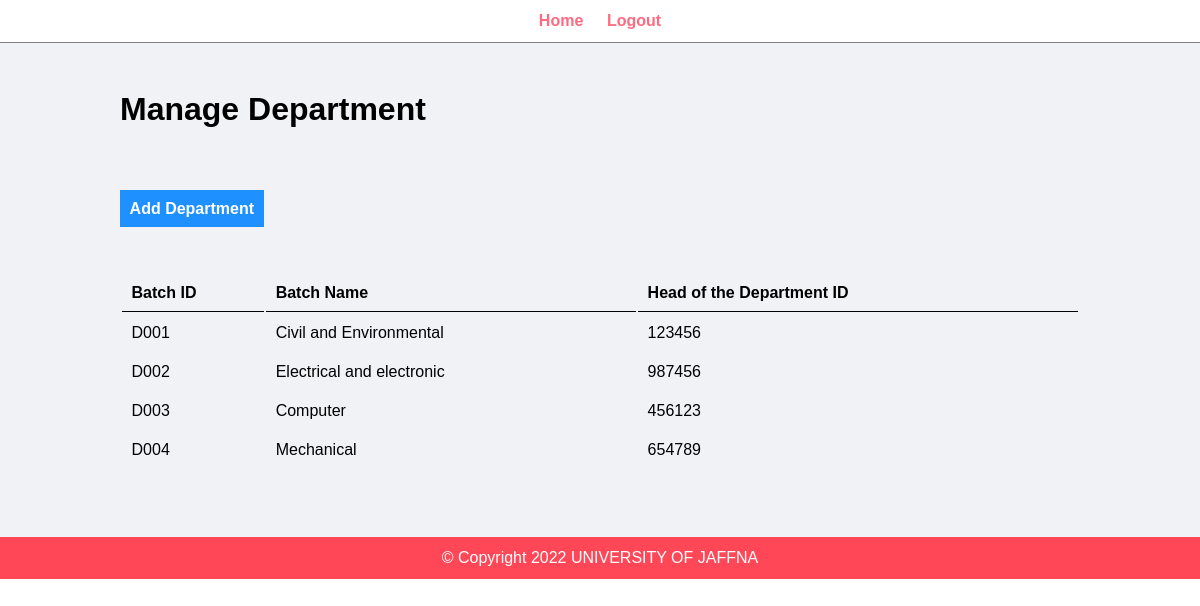
Page /admin/manage-department.php (signed in) on the committed database.
### tables this page shows
CREATE TABLE `department` (
  `DepartmentName` varchar(150) NOT NULL,
  `DepartmentCode` varchar(50) NOT NULL,
  `HOD_ID` varchar(50) NOT NULL
);

### admin/manage-department.php (the view, shortened to what this page needs)
<?php include('partials/menu.php'); ?>
<div class="main-content">
    <div class="wrapper">
    <h1>Manage Department</h1>
    <br  />
             <br><br><br>
    <a href="add-department.php" class="btn-primary">Add Department</a>
    <br  />
<table class="tbl-full">
    <tr>
            <th>Batch ID</th>
            <th>Batch Name</th>
            <th>Head of the Department ID</th>
        <br  />
</tr>
<br  /><br  />
<?php
    $sql ="SELECT * FROM department";
    $res=mysqli_query($conn,$sql);
    if($res==TRUE){
        $count =mysqli_num_rows($res);
        if($count>0)
        {
            while($rows=mysqli_fetch_assoc($res))
            {
                $code = $rows['DepartmentCode'];
                $name = $rows['DepartmentName'];
                $HOD = $rows['HOD_ID'];
                ?>
                <tr>
                    <td><?php echo $code; ?> </td>
                    <td><?php echo $name; ?></td>
                    <td><?php echo $HOD; ?></td>
            </tr>
                <?php
            }
        }
        else{
        }
    }
?>
</table>
<br  />
</div>
</div>
<?php include('partials/footer.php'); ?>

### admin/admin.css (style rules this page uses)
* { margin: 0; padding: 0; font-family: Arial, Helvetica, sans-serif; }
.wrapper { padding: 1%; width: 80%; margin: 0 auto; }
.tbl-full { width: 100%; }
table tr th { border-bottom: 1px solid black; padding: 1%; text-align: left; }
table tr td { padding: 1%; }
.btn-primary { background-color: #1e90ff; padding: 1%; color: white; text-decoration: none; font-weight: bold; }
.main-content { background-color: #f1f2f6; padding: 3% 0; }

### rows in the picture
department: DepartmentCode "D001", DepartmentName "Civil and Environmental", HOD_ID "123456"
department: DepartmentCode "D002", DepartmentName "Electrical and electronic", HOD_ID "987456"
department: DepartmentCode "D003", DepartmentName "Computer", HOD_ID "456123"
department: DepartmentCode "D004", DepartmentName "Mechanical", HOD_ID "654789"
